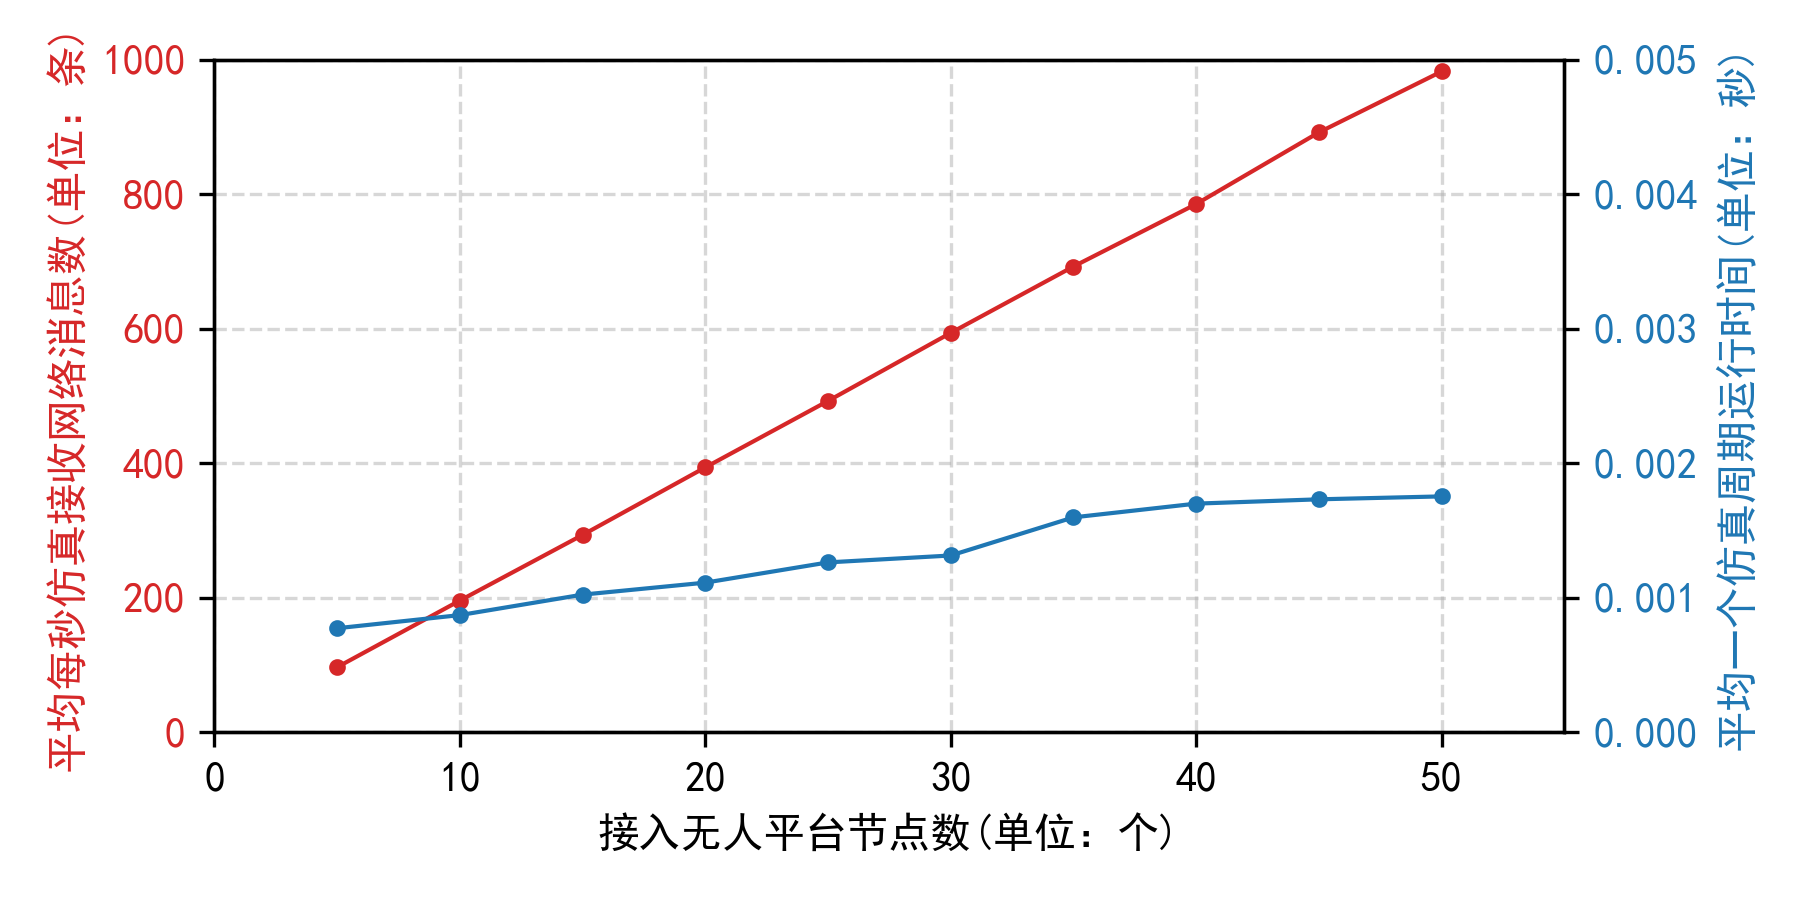

Here is the Python script that generated this plot:
# coding:utf-8
import matplotlib.pyplot as plt
import numpy
import json
plt.rcParams['font.sans-serif'] = ['SimHei']
plt.rcParams['axes.unicode_minus'] = False

if __name__ == "__main__":

    fig, ax1 = plt.subplots(1, 1, figsize=(6, 3), frameon=True)

    plt.grid(True, linestyle='--', alpha=0.5)
    ax1.set_xlabel("接入无人平台节点数(单位：个)")
    ax1.set_ylabel("平均每秒仿真接收网络消息数(单位：条)", color='tab:red')
    ax1.set_xlim((0, 55))
    ax1.set_ylim((0, 1000))
    ax1.tick_params(axis='y', labelcolor='tab:red')
    ax2 = ax1.twinx()
    ax2.set_ylabel("平均一个仿真周期运行时间(单位：秒)", color='tab:blue')
    ax2.set_ylim((0, 0.005))
    ax2.tick_params(axis='y', labelcolor='tab:blue')

    updateTime = []
    msgNum = []
    index = []
    for file_index in range(1, 10+1):
        with open("./dis_data_{}.json".format(file_index * 5), 'r') as f:
            jsonData = json.load(f)
            index.append(file_index*5)
            updateTime.append(jsonData["updateTime"])
            msgNum.append(jsonData["msgNum"])

    ax1.plot(index, msgNum, linewidth=1, marker='.', color='tab:red')
    ax2.plot(index, updateTime, linewidth=1, marker='.', color='tab:blue')
    fig.tight_layout()
    plt.savefig("./dis_net.png", dpi=300)
    plt.clf()
    # plt.show()